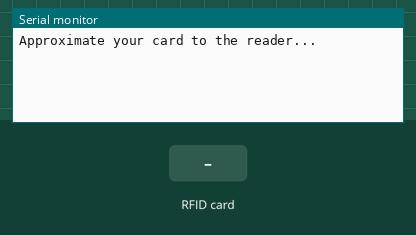
Simulated run of this sketch. Board: Arduino Uno, built with avr-gcc and run on an emulated ATmega328P. On the bench: the last lines printed to the serial monitor. The inputs (shaded band) are chosen by the test bench.

Above: at 1.2 s.
1.3 s: RFID card 29 DE FB B2 held to the reader
At 2.5 s:
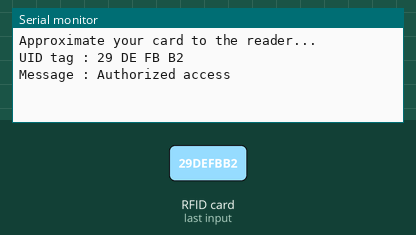
2.8 s: RFID card B9 35 E2 B8 held to the reader
At 5.3 s:
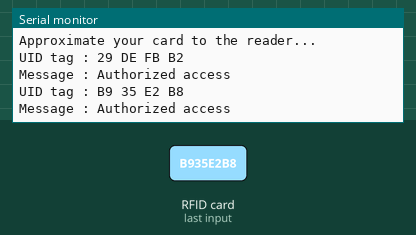
5.8 s: RFID card 5E 7A 19 C4 held to the reader
At 7.7 s:
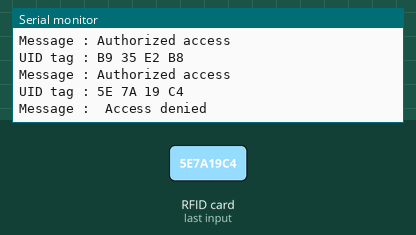

Measured:
- after the input at 1.3 s, the serial monitor: prints a new line at once (image 1)
- after the input at 2.8 s, the serial monitor: prints a new line after 1.5 s (image 2)
- after the input at 5.8 s, the serial monitor: prints a new line after 1.5 s (image 3)

The sketch:

DumpInfo.ino
```cpp
#include <SPI.h>
#include <MFRC522.h>

#define SS_PIN 10
#define RST_PIN 9
MFRC522 mfrc522(SS_PIN, RST_PIN);   // Create MFRC522 instance.

void setup()
{
  Serial.begin(9600);   // Initiate a serial communication
  SPI.begin();      // Initiate  SPI bus
  mfrc522.PCD_Init();   // Initiate MFRC522
  Serial.println("Approximate your card to the reader...");
  Serial.println();

}
void loop()
{
  // Look for new cards
  if ( ! mfrc522.PICC_IsNewCardPresent())
  {
    return;
  }
  // Select one of the cards
  if ( ! mfrc522.PICC_ReadCardSerial())
  {
    return;
  }
  //Show UID on serial monitor
  Serial.print("UID tag :");
  String content= "";
  byte letter;
  for (byte i = 0; i < mfrc522.uid.size; i++)
  {
     Serial.print(mfrc522.uid.uidByte[i] < 0x10 ? " 0" : " ");
     Serial.print(mfrc522.uid.uidByte[i], HEX);
     content.concat(String(mfrc522.uid.uidByte[i] < 0x10 ? " 0" : " "));
     content.concat(String(mfrc522.uid.uidByte[i], HEX));
  }
  Serial.println();
  Serial.print("Message : ");
  content.toUpperCase();
  if (content.substring(1) == "29 DE FB B2" || content.substring(1) == "B9 35 E2 B8") //change here the UID of the card/cards that you want to give access
  {
    Serial.println("Authorized access");
    Serial.println();
    delay(3000);
  }

 else   {
    Serial.println(" Access denied");
    delay(3000);
  }
}
```
